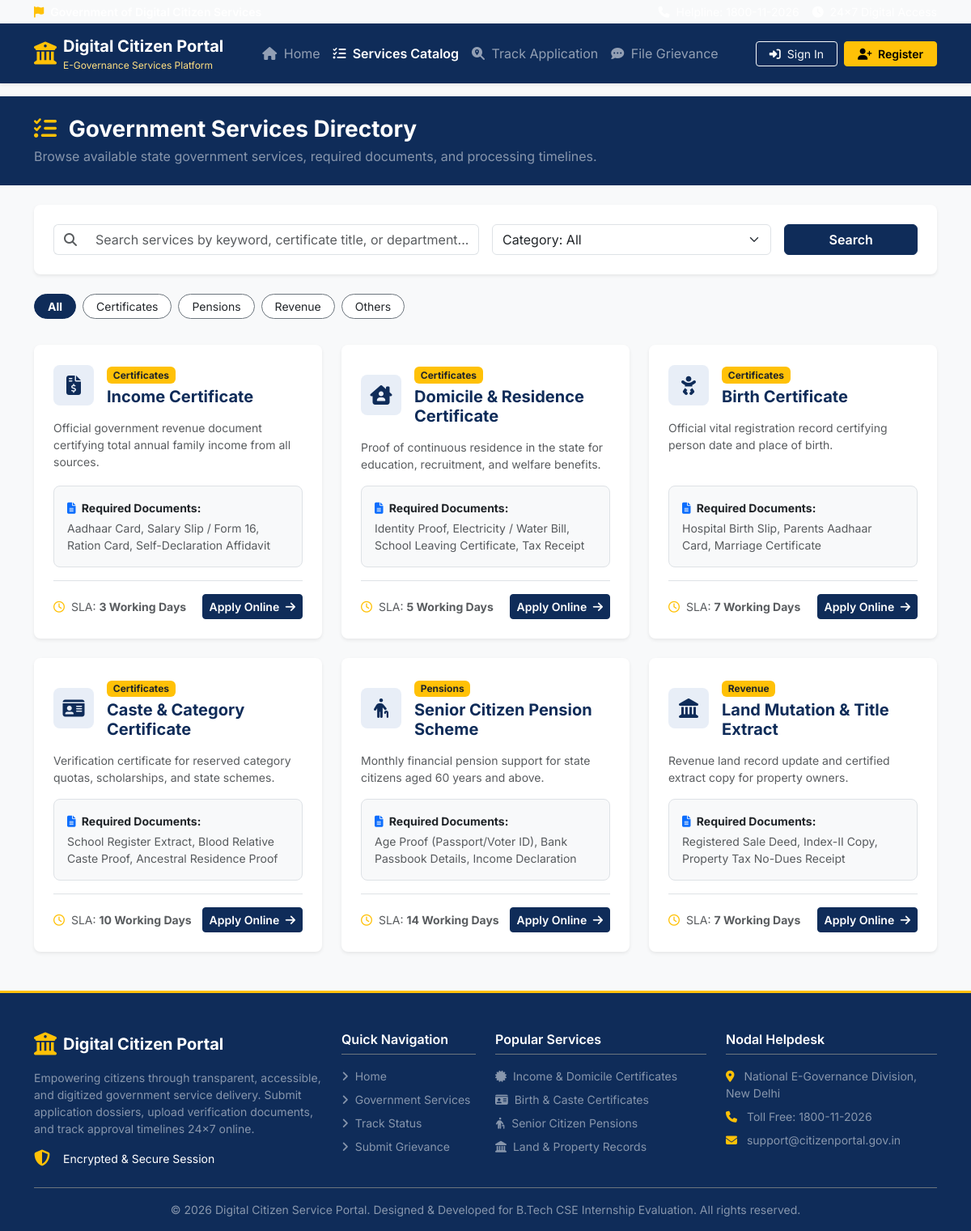
/services, run on the app's committed database.
### app/models.py (models this page shows, shortened)
class Service(db.Model):
    __tablename__ = 'services'
    id = db.Column(db.Integer, primary_key=True)
    name = db.Column(db.String(150), nullable=False)
    description = db.Column(db.Text, nullable=False)
    required_documents = db.Column(db.Text, nullable=False) # Store comma-separated or formatted list
    processing_time = db.Column(db.String(50), nullable=False) # e.g. "7 Working Days"
    category = db.Column(db.String(80), nullable=False, default='Certificates') # e.g., Certificates, Pensions, Revenue, Others
    icon = db.Column(db.String(50), default='fa-file-medical')
    created_at = db.Column(db.DateTime, default=datetime.utcnow)
    applications = db.relationship('Application', backref='service', lazy=True)

### app/routes/main.py (the view)
@main_bp.route('/services')
def services():
    query = request.args.get('q', '').strip()
    category = request.args.get('category', '').strip()
    services_query = Service.query
    if query:
        services_query = services_query.filter(
            (Service.name.ilike(f'%{query}%')) |
            (Service.description.ilike(f'%{query}%'))
        )
    if category and category != 'All':
        services_query = services_query.filter_by(category=category)
    services_list = services_query.all()
    categories = ['All', 'Certificates', 'Pensions', 'Revenue', 'Others']
    return render_template('main/services.html',
                           services=services_list,
                           query=query,
                           selected_category=category or 'All',
                           categories=categories)

### app/templates/main/services.html (shortened to what this page needs)
{% extends "base.html" %}
{% block content %}
<div class="bg-navy text-white py-4 mb-4">
    <div class="container">
        <h1 class="h3 fw-bold mb-1"><i class="fa-solid fa-list-check text-warning me-2"></i> Government Services Directory</h1>
        <p class="text-white-50 mb-0">Browse available state government services, required documents, and processing timelines.</p>
    </div>
</div>
<div class="container pb-5">
    <div class="card border-0 shadow-sm rounded-3 mb-4">
        <div class="card-body p-4">
            <form method="GET" action="{{ url_for('main.services') }}" class="row g-3 align-items-center">
                <div class="col-md-6">
                    <div class="input-group">
                        <span class="input-group-text bg-white text-muted border-end-0"><i class="fa-solid fa-magnifying-glass"></i></span>
                        <input type="text" name="q" value="{{ query }}" class="form-control border-start-0" placeholder="Search services by keyword, certificate title, or department...">
                    </div>
                </div>
                <div class="col-md-4">
                    <select name="category" class="form-select" onchange="this.form.submit()">
                        {% for cat in categories %}
                            <option value="{{ cat }}" {% if selected_category == cat %}selected{% endif %}>
                                Category: {{ cat }}
                            </option>
                        {% endfor %}
                    </select>
                </div>
                <div class="col-md-2 d-flex gap-2">
                    <button type="submit" class="btn btn-navy w-100 fw-semibold">Search</button>
                </div>
            </form>
        </div>
    </div>
    <div class="d-flex gap-2 mb-4 overflow-auto pb-2">
        {% for cat in categories %}
            <a href="{{ url_for('main.services', category=cat, q=query) }}"
               class="btn btn-sm {% if selected_category == cat %}btn-navy fw-bold{% else %}btn-outline-secondary bg-white text-dark{% endif %} rounded-pill px-3">
                {{ cat }}
            </a>
        {% endfor %}
    </div>
    {% if services %}
        <div class="row g-4">
            {% for service in services %}
            <div class="col-lg-4 col-md-6">
                <div class="card h-100 border-0 shadow-sm rounded-3 hover-lift">
                    <div class="card-body p-4 d-flex flex-column">
                        <div class="d-flex align-items-center gap-3 mb-3">
                            <div class="service-icon-box bg-navy-subtle text-navy rounded-3 p-3 d-flex align-items-center justify-content-center" style="width:50px; height:50px;">
                                <i class="fa-solid {{ service.icon }} fs-4"></i>
                            </div>
                            <div>
                                <span class="badge bg-warning text-dark fs-8">{{ service.category }}</span>
                                <h5 class="fw-bold text-navy mb-0 mt-1">{{ service.name }}</h5>
                            </div>
                        </div>
                        <p class="text-muted fs-7 mb-3 flex-grow-1">{{ service.description }}</p>
                        <div class="p-3 bg-light rounded-3 mb-3 border fs-7">
                            <strong class="d-block text-dark mb-1"><i class="fa-solid fa-file-lines text-primary me-1"></i> Required Documents:</strong>
                            <p class="text-muted mb-0">{{ service.required_documents }}</p>
                        </div>
                        <div class="d-flex justify-content-between align-items-center fs-7 text-muted border-top pt-3 mt-auto">
                            <span><i class="fa-regular fa-clock me-1 text-warning"></i> SLA: <strong>{{ service.processing_time }}</strong></span>
                            <a href="{{ url_for('citizen.apply', service_id=service.id) }}" class="btn btn-navy btn-sm fw-semibold">
                                Apply Online <i class="fa-solid fa-arrow-right ms-1"></i>
                            </a>
                        </div>
                    </div>
                </div>
            </div>
            {% endfor %}
        </div>
    {% endif %}
</div>
{% endblock %}

### app/static/css/style.css (style rules this page uses)
:root { --navy-primary: #0f2c59; --navy-hover: #0a1f40; --gov-yellow: #ffb703; --gov-yellow-hover: #fb8500; --bg-light: #f8f9fa; --font-inter: 'Inter', system-ui, -apple-system, sans-serif; }
body { font-family: var(--font-inter); color: #2b2d42; background-color: var(--bg-light); }
.bg-navy { background-color: var(--navy-primary) !important; }
.text-navy { color: var(--navy-primary) !important; }
.bg-navy-subtle { background-color: #e8eef7 !important; }
.btn-navy { background-color: var(--navy-primary); color: #ffffff; border: 1px solid var(--navy-primary); }
.hover-lift { transition: transform 0.25s ease, box-shadow 0.25s ease; }
.fs-7 { font-size: 0.875rem; }
.fs-8 { font-size: 0.75rem; }

### data on the page
Service: category "Certificates", name "Income Certificate", description "Official government revenue document certifying total annual family income from all sources.", required_documents "Aadhaar Card, Salary Slip / Form 16, Ration Card, Self-Declaration Affidavit", processing_time "3 Working Days"
Service: category "Certificates", name "Domicile & Residence Certificate", description "Proof of continuous residence in the state for education, recruitment, and welfare benefits.", required_documents "Identity Proof, Electricity / Water Bill, School Leaving Certificate, Tax Receipt", processing_time "5 Working Days"
Service: category "Certificates", name "Birth Certificate", description "Official vital registration record certifying person date and place of birth.", required_documents "Hospital Birth Slip, Parents Aadhaar Card, Marriage Certificate", processing_time "7 Working Days"
Service: category "Certificates", name "Caste & Category Certificate", description "Verification certificate for reserved category quotas, scholarships, and state schemes.", required_documents "School Register Extract, Blood Relative Caste Proof, Ancestral Residence Proof", processing_time "10 Working Days"
Service: category "Pensions", name "Senior Citizen Pension Scheme", description "Monthly financial pension support for state citizens aged 60 years and above.", required_documents "Age Proof (Passport/Voter ID), Bank Passbook Details, Income Declaration", processing_time "14 Working Days"
Service: category "Revenue", name "Land Mutation & Title Extract", description "Revenue land record update and certified extract copy for property owners.", required_documents "Registered Sale Deed, Index-II Copy, Property Tax No-Dues Receipt", processing_time "7 Working Days"

### other printed values
{{ cat }} "All" "Certificates" "Pensions" "Revenue" "Others"
